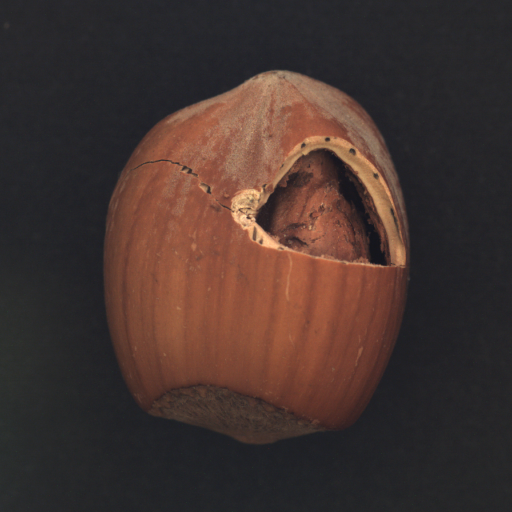
#> input picture week1/day07/data/hazelnut/test/crack/000.png, 1024 x 1024 px, given as the content of the folder /Users/alvi/OpenCV/week1/day07/data/hazelnut/train/good, which was not available (shown at 1/2 size)
$ python project2.py
#> lines starting #> are read from the running program, lines starting #| are printed output that depends on the picture; pictures that were not available may be replaced by others from this repository, and a replacement may not be noted
import cv2
import numpy as np
import matplotlib.pyplot as plt
from pathlib import Path
from sklearn.metrics import roc_auc_score, confusion_matrix, classification_report
import seaborn as sns

DATASET_PATH = Path('/Users/alvi/OpenCV/week1/day07/data/hazelnut')  # adjust to your path

# =============================================
# STEP 1: BUILD A REFERENCE FROM GOOD IMAGES
# =============================================

def build_reference(good_images_path):
    """Compute mean and std of all good training images"""
    images = []
    for img_path in sorted(good_images_path.glob('*.png')):
        img = cv2.imread(str(img_path), cv2.IMREAD_GRAYSCALE)
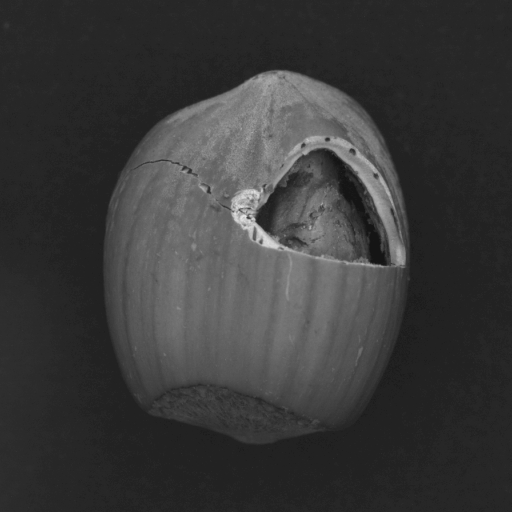
#> img: shape (1024, 1024) (shown at 1/2 size); min 21, max 236, mean 57.5
        img = cv2.resize(img, (256, 256))
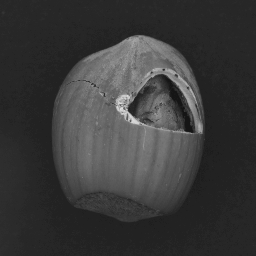
#> img: shape (256, 256); min 21, max 224, mean 57.6
        images.append(img.astype(np.float32))

    stack = np.stack(images, axis=0)
    mean_img = stack.mean(axis=0)
    std_img  = stack.std(axis=0)
#> std_img: shape (256, 256) float32; every value is 0

    print(f"Reference built from {len(images)} good training images")
#| Reference built from 1 good training images
    return mean_img, std_img

good_train_path = DATASET_PATH / 'train' / 'good'
ref_mean, ref_std = build_reference(good_train_path)

# Visualize the reference
fig, (ax1, ax2) = plt.subplots(1, 2, figsize=(12, 5))
ax1.imshow(ref_mean, cmap='gray')
ax1.set_title('Mean reference image\n(average of all good samples)')
ax1.axis('off')
ax2.imshow(ref_std, cmap='hot')
ax2.set_title('Std deviation map\n(bright = high natural variation)')
ax2.axis('off')
plt.tight_layout()
plt.savefig('output/reference_images.jpg', dpi=150)
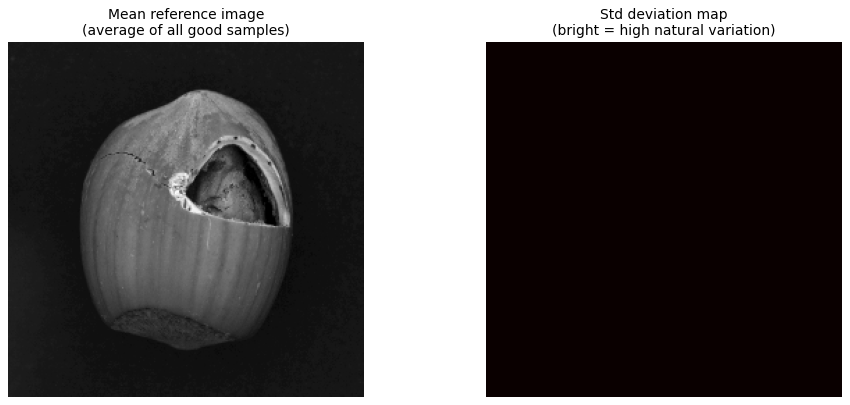
#> figure drawn by matplotlib, 2 panels
#> further down, img is the input picture: shape (1024, 1024, 3); mean B, G, R 47.5, 51.6, 68.2
# plt.show()

# =============================================
# STEP 2: COMPUTE ANOMALY SCORE PER IMAGE
# =============================================

def compute_anomaly_score(img_bgr, ref_mean, ref_std, threshold=0.5):
    """
    Compare test image against reference.
    Returns: anomaly_score, anomaly_map, binary_mask
    """
#> called with threshold = 0.5
    gray = cv2.cvtColor(img_bgr, cv2.COLOR_BGR2GRAY).astype(np.float32)
    gray = cv2.resize(gray, (256, 256))
#> gray: shape (256, 256) float32

    # Normalize deviation by expected std (z-score per pixel)
    epsilon = 1e-8  # avoid division by zero
    z_map = np.abs(gray - ref_mean) / (ref_std + epsilon)
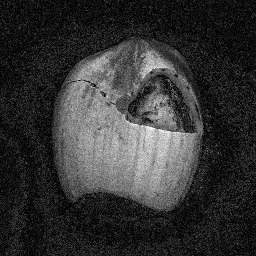
#> z_map: shape (256, 256) float32; min 0, max 950000000, mean 194248576; drawn with min black and max white

    # Smooth to remove noise
    z_map_smooth = cv2.GaussianBlur(z_map, (15, 15), 0)
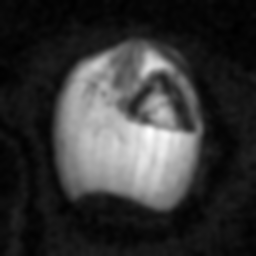
#> z_map_smooth: shape (256, 256) float32; min 40158992, max 771426688, mean 194255744; drawn with min black and max white

    # Global anomaly score = 95th percentile of the deviation map
    # (more robust than max, less affected by single noisy pixels)
    anomaly_score = float(np.percentile(z_map_smooth, 95))
#> anomaly_score = 580836848

    # Binary mask: pixels that deviate more than threshold
    binary_mask = (z_map_smooth > threshold).astype(np.uint8) * 255
#> binary_mask: shape (256, 256); every value is 255

    # Morphological cleanup
    kernel = cv2.getStructuringElement(cv2.MORPH_ELLIPSE, (7, 7))
    binary_mask = cv2.morphologyEx(binary_mask, cv2.MORPH_OPEN, kernel)
    binary_mask = cv2.morphologyEx(binary_mask, cv2.MORPH_CLOSE, kernel)

    return anomaly_score, z_map_smooth, binary_mask

# =============================================
# STEP 3: RUN ON ALL TEST IMAGES & EVALUATE
# =============================================

all_scores, all_labels = [], []
results_sample = []

test_path = DATASET_PATH / 'test'
SCORE_THRESHOLD = 1.5  # tune this — if too many false positives, increase

for defect_dir in sorted(test_path.iterdir()):
    if not defect_dir.is_dir():
        continue

    is_defect = defect_dir.name != 'good'
    label = 1 if is_defect else 0

    for img_path in sorted(defect_dir.glob('*.png')):
        img = cv2.imread(str(img_path))
        score, z_map, mask = compute_anomaly_score(img, ref_mean, ref_std)
#> score = 580836848

        all_scores.append(score)
        all_labels.append(label)

        # Save a few samples for visualization
        if len(results_sample) < 12:
            results_sample.append({
                'img': img, 'score': score, 'z_map': z_map,
                'mask': mask, 'label': label,
                'type': defect_dir.name,
                'pred': 1 if score > SCORE_THRESHOLD else 0
            })
#> pass 2 of the loop `for defect_dir in sorted(test_path.iterdir()):`:
#> is_defect = True
#> label = 1
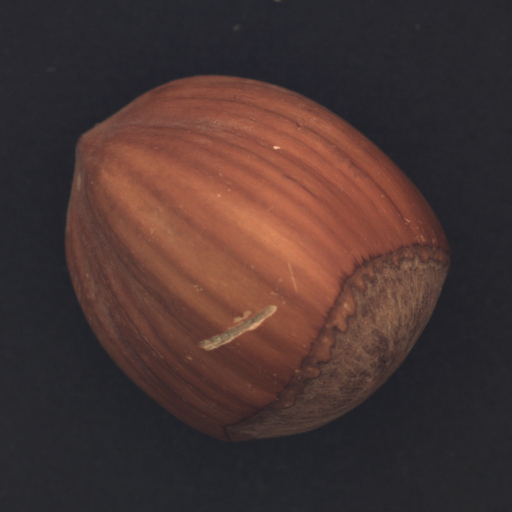
#> input picture week1/day07/data/hazelnut/test/cut/000.png, 1024 x 1024 px (shown at 1/2 size)
#> img is the input picture: shape (1024, 1024, 3); mean B, G, R 50, 52.6, 72.2
#> in compute_anomaly_score (call 4), `gray = cv2.resize(gray, (256, 256))`:
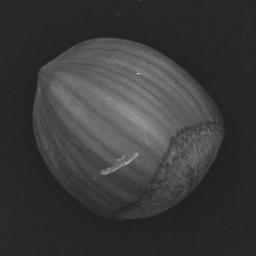
#> gray: shape (256, 256) float32; min 31.75, max 195.5, mean 58.2
#> in compute_anomaly_score (call 4), `z_map_smooth = cv2.GaussianBlur(z_map, (15, 15), 0)`:
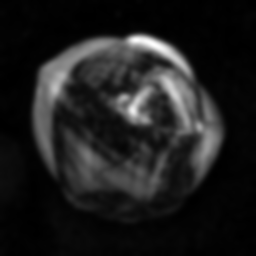
#> z_map_smooth: shape (256, 256) float32; min 72834248, max 9.33e+09, mean 1.17e+09; drawn with min black and max white
#> anomaly_score = 4.62e+09

# =============================================
# STEP 4: METRICS
# =============================================

all_preds = [1 if s > SCORE_THRESHOLD else 0 for s in all_scores]

auroc = roc_auc_score(all_labels, all_scores)
print("\n=== DETECTION RESULTS ===")
print(f"AUROC Score:       {auroc:.4f}  (1.0 = perfect, 0.5 = random)")
print(f"Score Threshold:   {SCORE_THRESHOLD}")
#> (the run stopped early here; a loop or call above may not have finished)
